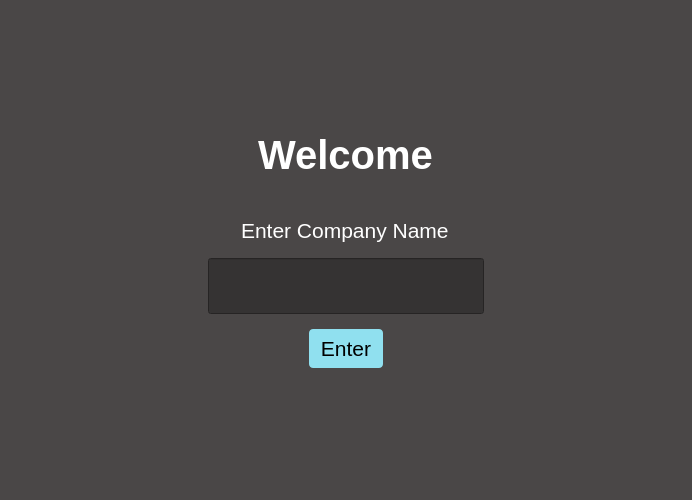
<?xml version="1.0" encoding="UTF-8"?>
<ui version="4.0">
 <class>Form</class>
 <widget class="QWidget" name="Form">
  <property name="geometry">
   <rect>
    <x>0</x>
    <y>0</y>
    <width>692</width>
    <height>500</height>
   </rect>
  </property>
  <property name="windowTitle">
   <string>Form</string>
  </property>
  <property name="styleSheet">
   <string notr="true">#Form{
    background-color: #4a4747;
    color: #fff;
}
#Form * {
    color: #fff;
}
#btnCompany{
    background-color: #90E0EF;
    color: #000;
    padding:7px;
    border-radius: 4px;
    width:60px;
    margin-top: 15px;

}
#companyname {
    width:250px;
    height:30px;
    padding:12px;
    color: #fff;
    background-color: #353333;
}
#label_2{
    margin-bottom: 15px;
}</string>
  </property>
  <layout class="QVBoxLayout" name="verticalLayout_2">
   <property name="spacing">
    <number>0</number>
   </property>
   <property name="leftMargin">
    <number>0</number>
   </property>
   <property name="topMargin">
    <number>0</number>
   </property>
   <property name="rightMargin">
    <number>0</number>
   </property>
   <property name="bottomMargin">
    <number>0</number>
   </property>
   <item>
    <layout class="QVBoxLayout" name="verticalLayout">
     <item>
      <spacer name="verticalSpacer">
       <property name="orientation">
        <enum>Qt::Vertical</enum>
       </property>
       <property name="sizeType">
        <enum>QSizePolicy::Expanding</enum>
       </property>
       <property name="sizeHint" stdset="0">
        <size>
         <width>20</width>
         <height>40</height>
        </size>
       </property>
      </spacer>
     </item>
     <item alignment="Qt::AlignHCenter|Qt::AlignVCenter">
      <widget class="QLabel" name="label_welcome">
       <property name="font">
        <font>
         <pointsize>30</pointsize>
         <weight>75</weight>
         <bold>true</bold>
        </font>
       </property>
       <property name="text">
        <string>Welcome</string>
       </property>
      </widget>
     </item>
     <item>
      <spacer name="verticalSpacer_3">
       <property name="orientation">
        <enum>Qt::Vertical</enum>
       </property>
       <property name="sizeType">
        <enum>QSizePolicy::Minimum</enum>
       </property>
       <property name="sizeHint" stdset="0">
        <size>
         <width>20</width>
         <height>40</height>
        </size>
       </property>
      </spacer>
     </item>
     <item alignment="Qt::AlignHCenter|Qt::AlignVCenter">
      <widget class="QLabel" name="label_2">
       <property name="font">
        <font>
         <pointsize>16</pointsize>
        </font>
       </property>
       <property name="text">
        <string>Enter Company Name</string>
       </property>
      </widget>
     </item>
     <item alignment="Qt::AlignHCenter|Qt::AlignVCenter">
      <widget class="QLineEdit" name="companyname"/>
     </item>
     <item alignment="Qt::AlignHCenter|Qt::AlignVCenter">
      <widget class="QPushButton" name="btnCompany">
       <property name="font">
        <font>
         <pointsize>16</pointsize>
        </font>
       </property>
       <property name="text">
        <string>Enter</string>
       </property>
      </widget>
     </item>
     <item>
      <spacer name="verticalSpacer_2">
       <property name="orientation">
        <enum>Qt::Vertical</enum>
       </property>
       <property name="sizeHint" stdset="0">
        <size>
         <width>20</width>
         <height>40</height>
        </size>
       </property>
      </spacer>
     </item>
    </layout>
   </item>
  </layout>
 </widget>
 <resources/>
 <connections/>
</ui>
